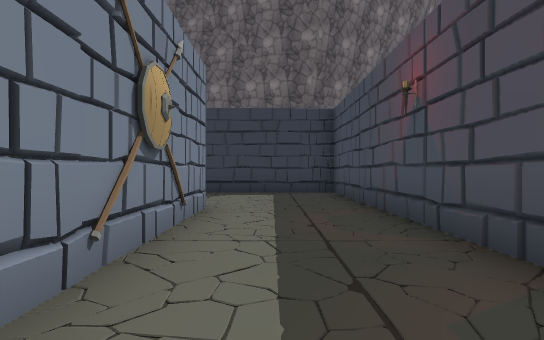
View 1 (above)

18 first-person views from a walk through a 3-D level made in the Unity game engine. The camera is 1.3 m above the floor, looks level and sees 80° across. The floor is counted in squares, 2 m on a side. Each view is taken from the middle of a square. On the plan, view 1 faces up. The plan holds only what a view shows up to about 10 squares ahead; the rest is blank. The place goes on beyond the plan. Some animated figures are left out. Door leaves are left out, so doorways stand open. Some surface patterns are stand-ins.

View 2
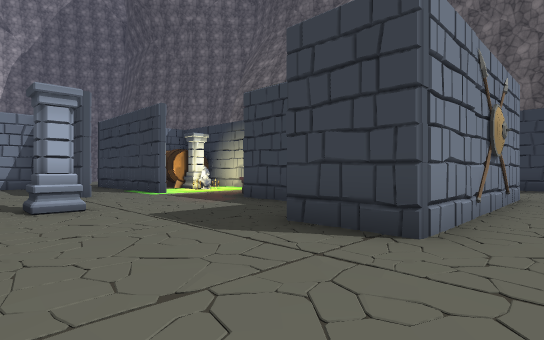

View 3
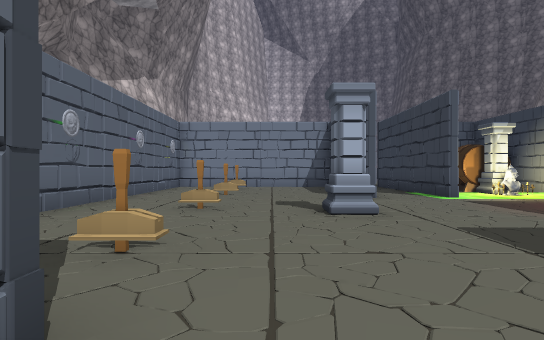

View 4
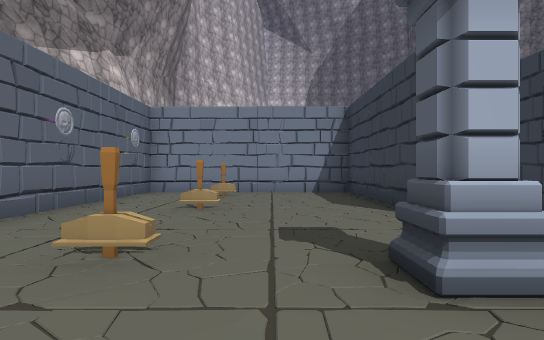

View 5
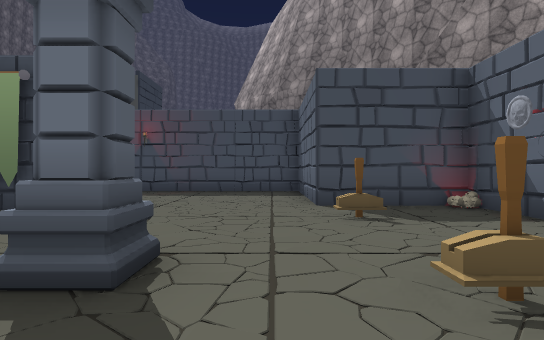

View 6
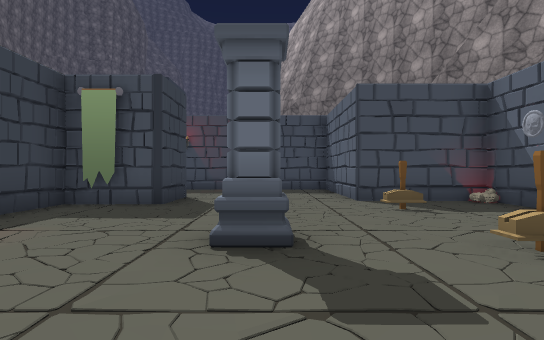

View 7
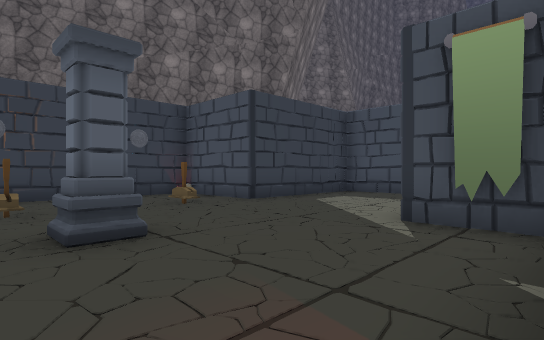

View 8
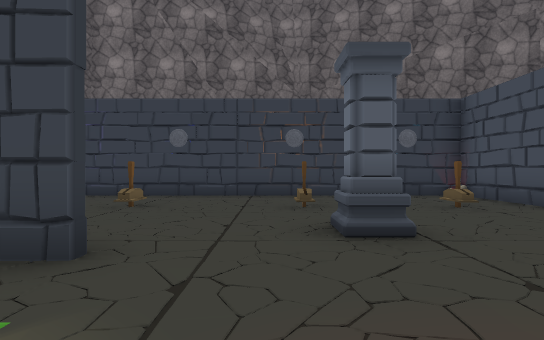

View 9
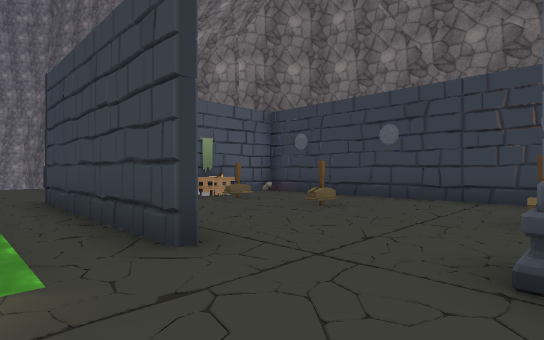

View 10
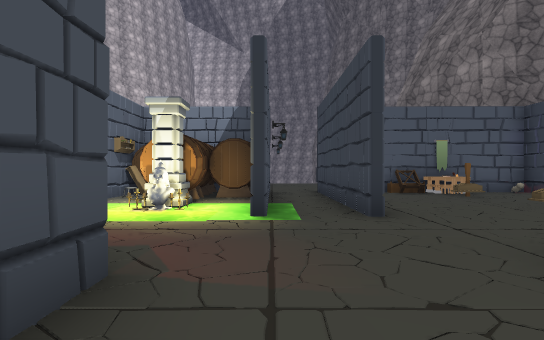

View 11
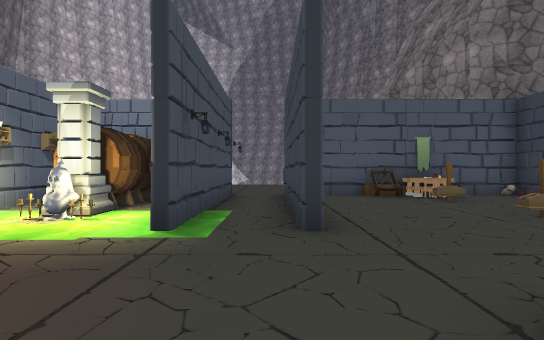

View 12
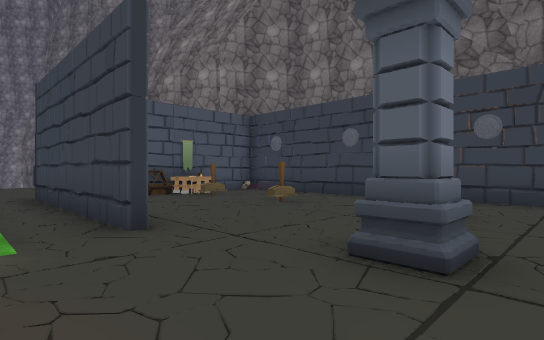

View 13
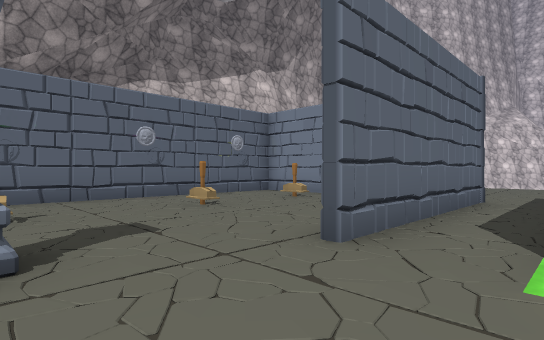

View 14
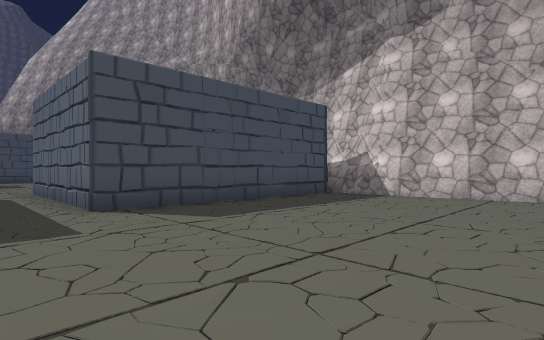

View 15
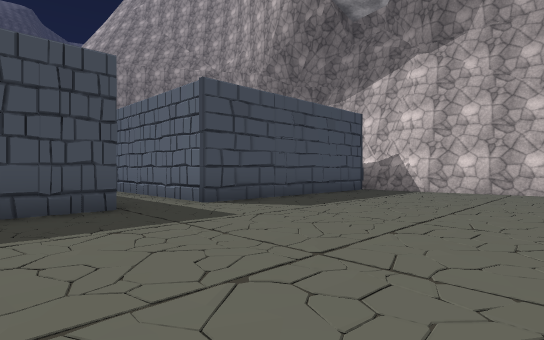

View 16
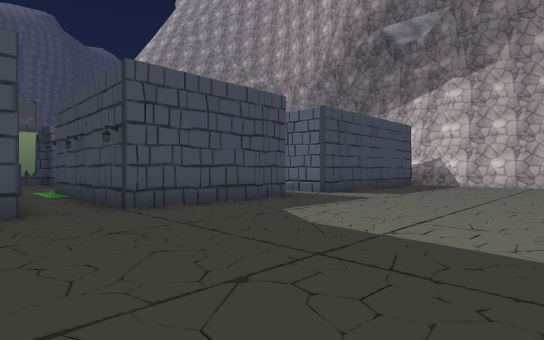

View 17
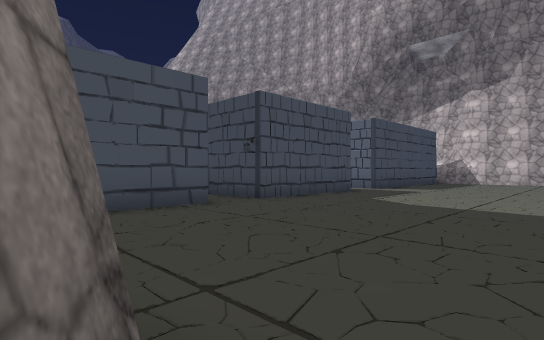

View 18
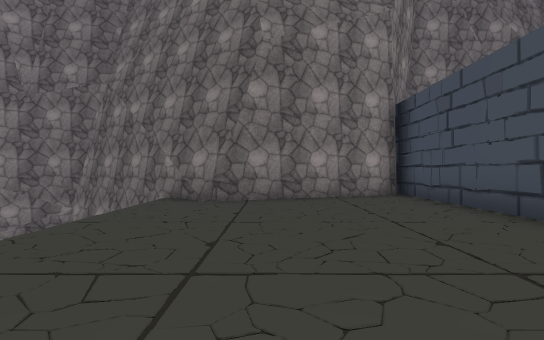

### Floor plan
Key: @ floor where view 1 was taken; # wall or solid block; . floor; v drop or lower ground; C column; B barrel; L lever; R rack; O other object.
Columns run from 22 left of view 1 to 2 right of it. Each row starts with its distance up from view 1.
 13 ##      #############
 12 v##     #O..........#
 11  v#######O..........#
 10    .##..#OL.L...L.L.#####
  9    .....#O..............#
  8    .....#R..............#
  7    .....#.......C.......#
  6    .....######..........#
  5    ......#####.....##...#
  4    ...... B..O..#####...#
  3    ......OBBCO.. # ##...#
  2    ......B......######..#
  1    ......#####.....###..#
  0    ...................@.#
 -1    .....######..........#
 -2    .....#.......C.......#
 -3    .....#...............#
 -4    .....#.O..L..L.L.#####
 -5     ....#...........#
 -6     ....#...........#
 -7     .################

Where each view was taken, in squares from view 1:
view 1: 0 up, 0 right, facing up
view 2: 3 down, 0 right, facing up-left
view 3: 3 down, 1 left, facing left
view 4: 3 down, 4 left, facing left
view 5: 3 down, 8 left, facing right
view 6: 2 down, 9 left, facing right
view 7: 4 up, 7 left, facing up-right
view 8: 4 up, 7 left, facing up
view 9: 5 up, 6 left, facing up-left
view 10: 5 up, 4 left, facing left
view 11: 6 up, 5 left, facing left
view 12: 5 up, 5 left, facing up-left
view 13: 1 up, 6 left, facing down-left
view 14: 1 up, 19 left, facing down-right
view 15: 3 up, 19 left, facing down-right
view 16: 7 up, 19 left, facing down-right
view 17: 10 up, 19 left, facing down-right
view 18: 3 up, 17 left, facing up
